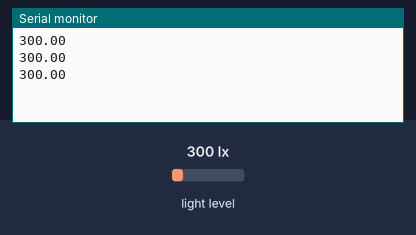
This sketch was run on a simulated ESP32. On the bench: the last lines printed to the serial monitor. The inputs (shaded band) are chosen by the test bench; at power-on: light level 300 lx.

Above: at 1.3 s.
1.4 s: light level set to 40 lx
At 1.9 s:
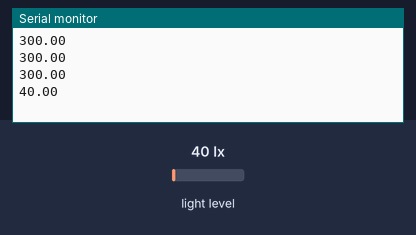
2.9 s: light level set to 500 lx
At 3.4 s:
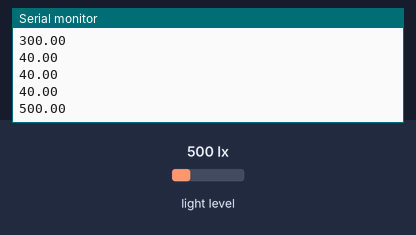
Timing chart, 0 to 5.9 s (numbered marks = the images above; inputs shaded):
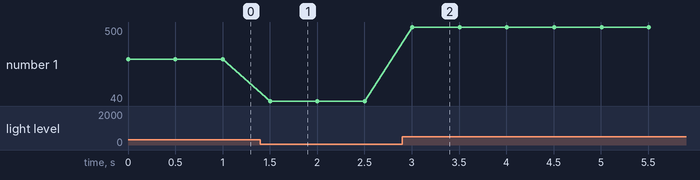

The sketch:

veml7700.ino
```cpp
/* veml7700.ino
 * HVAC/Smart Building
 * Joshua Silva
 *
 * Purpose: Initialize and collect LUX data from the VEML-7700 sensor
 *
 * Output format is Lux
 *
 * More info: https://github.com/adafruit/Adafruit_VEML7700
 */

#include "Adafruit_VEML7700.h"

Adafruit_VEML7700 veml = Adafruit_VEML7700();

void setup() {
  Serial.begin(115200);

  veml.begin();

  // == OPTIONAL =====
  // Can set non-default gain and integration time to
  // adjust for different lighting conditions.
  // =================
  // veml.setGain(VEML7700_GAIN_1_8);
  // veml.setIntegrationTime(VEML7700_IT_100MS);

  // Don't need interrupts!
  // veml.setLowThreshold(10000);
  // veml.setHighThreshold(20000);
  // veml.interruptEnable(true);
}

void loop() {
  // Serial.print(veml.readALS());
  // Serial.print(F(","));
  // Serial.print(veml.readWhite());
  // Serial.print(F(","));
  Serial.print(veml.readLux());
  Serial.print(F("\n"));

  // Don't need interupts!
  // uint16_t irq = veml.interruptStatus();
  // if (irq & VEML7700_INTERRUPT_LOW) {
  //   Serial.println("** Low threshold");
  // }
  // if (irq & VEML7700_INTERRUPT_HIGH) {
  //   Serial.println("** High threshold");
  // }
  delay(500);
}
```

Measured:
- after the input at 1.4 s, the serial monitor: prints a new line after 0.10 s (image 1)
- after the input at 2.9 s, the serial monitor: prints a new line after 0.10 s (image 2)
- plotted number 1: 300 → 40 after the input at 1.4 s, 40 → 500 after the input at 2.9 s
